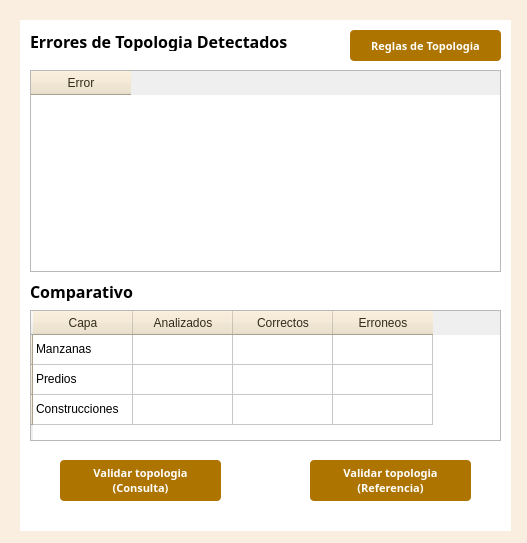
<?xml version="1.0" encoding="UTF-8"?>
<ui version="4.0">
 <class>TopologiaV3DialogBase</class>
 <widget class="QDialog" name="TopologiaV3DialogBase">
  <property name="geometry">
   <rect>
    <x>0</x>
    <y>0</y>
    <width>527</width>
    <height>543</height>
   </rect>
  </property>
  <property name="minimumSize">
   <size>
    <width>527</width>
    <height>543</height>
   </size>
  </property>
  <property name="maximumSize">
   <size>
    <width>528</width>
    <height>544</height>
   </size>
  </property>
  <property name="windowTitle">
   <string>Validador de Topologia</string>
  </property>
  <property name="styleSheet">
   <string notr="true">QDialog{
background : rgb(250,238,224);
}</string>
  </property>
  <widget class="QTableWidget" name="tablaErrores">
   <property name="geometry">
    <rect>
     <x>30</x>
     <y>70</y>
     <width>471</width>
     <height>202</height>
    </rect>
   </property>
   <property name="styleSheet">
    <string notr="true">QHeaderView::section
{
background-color: rgb(238,225,200);
color : rgb(52, 42, 24 );
text-align: right;
font-size:12px;
height:24px
}</string>
   </property>
   <column>
    <property name="text">
     <string>Error</string>
    </property>
   </column>
  </widget>
  <widget class="QLabel" name="labelErrores">
   <property name="geometry">
    <rect>
     <x>30</x>
     <y>30</y>
     <width>291</width>
     <height>21</height>
    </rect>
   </property>
   <property name="font">
    <font>
     <family>Century Gothic</family>
     <pointsize>12</pointsize>
     <weight>75</weight>
     <bold>true</bold>
    </font>
   </property>
   <property name="text">
    <string>&lt;html&gt;&lt;head/&gt;&lt;body&gt;&lt;p&gt;Errores de Topologia Detectados&lt;/p&gt;&lt;/body&gt;&lt;/html&gt;</string>
   </property>
  </widget>
  <widget class="QTableWidget" name="tablaComp">
   <property name="geometry">
    <rect>
     <x>30</x>
     <y>310</y>
     <width>471</width>
     <height>131</height>
    </rect>
   </property>
   <property name="styleSheet">
    <string notr="true">QHeaderView::section
{
background-color: rgb(238,225,200);
color : rgb(52, 42, 24 );
text-align: right;
font-size:12px;
height:24px
}</string>
   </property>
   <row>
    <property name="text">
     <string/>
    </property>
   </row>
   <row>
    <property name="text">
     <string/>
    </property>
   </row>
   <row>
    <property name="text">
     <string/>
    </property>
   </row>
   <column>
    <property name="text">
     <string>Capa</string>
    </property>
   </column>
   <column>
    <property name="text">
     <string>Analizados</string>
    </property>
   </column>
   <column>
    <property name="text">
     <string>Correctos</string>
    </property>
   </column>
   <column>
    <property name="text">
     <string>Erroneos</string>
    </property>
   </column>
   <item row="0" column="0">
    <property name="text">
     <string>Manzanas</string>
    </property>
   </item>
   <item row="1" column="0">
    <property name="text">
     <string>Predios</string>
    </property>
   </item>
   <item row="2" column="0">
    <property name="text">
     <string>Construcciones</string>
    </property>
   </item>
  </widget>
  <widget class="QLabel" name="label">
   <property name="geometry">
    <rect>
     <x>30</x>
     <y>280</y>
     <width>141</width>
     <height>21</height>
    </rect>
   </property>
   <property name="font">
    <font>
     <family>Century Gothic</family>
     <pointsize>12</pointsize>
     <weight>75</weight>
     <bold>true</bold>
    </font>
   </property>
   <property name="text">
    <string>&lt;html&gt;&lt;head/&gt;&lt;body&gt;&lt;p&gt;Comparativo&lt;/p&gt;&lt;/body&gt;&lt;/html&gt;</string>
   </property>
  </widget>
  <widget class="QPushButton" name="botonValidar">
   <property name="geometry">
    <rect>
     <x>60</x>
     <y>460</y>
     <width>161</width>
     <height>41</height>
    </rect>
   </property>
   <property name="font">
    <font>
     <family>Century Gothic</family>
     <pointsize>8</pointsize>
     <weight>75</weight>
     <bold>true</bold>
    </font>
   </property>
   <property name="styleSheet">
    <string notr="true">QPushButton{
background : rgb(174, 116, 0);
color : rgb(255, 255, 255);
border-radius : 4px;
}
QPushButton::hover{
background : rgb(104, 69, 13);
color : rgb(255, 255, 255);
border-radius : 4px;
}
QPushButton:disabled {
background: rgb(217, 217, 217)
}</string>
   </property>
   <property name="text">
    <string>Validar topologia
(Consulta)</string>
   </property>
  </widget>
  <widget class="QPushButton" name="botonValidarRef">
   <property name="geometry">
    <rect>
     <x>310</x>
     <y>460</y>
     <width>161</width>
     <height>41</height>
    </rect>
   </property>
   <property name="font">
    <font>
     <family>Century Gothic</family>
     <pointsize>8</pointsize>
     <weight>75</weight>
     <bold>true</bold>
    </font>
   </property>
   <property name="styleSheet">
    <string notr="true">QPushButton{
background : rgb(174, 116, 0);
color : rgb(255, 255, 255);
border-radius : 4px;
}
QPushButton::hover{
background : rgb(104, 69, 13);
color : rgb(255, 255, 255);
border-radius : 4px;
}
QPushButton:disabled {
background: rgb(217, 217, 217)
}</string>
   </property>
   <property name="text">
    <string>Validar topologia
(Referencia)</string>
   </property>
  </widget>
  <widget class="QPushButton" name="btnVerReglas">
   <property name="geometry">
    <rect>
     <x>350</x>
     <y>30</y>
     <width>151</width>
     <height>31</height>
    </rect>
   </property>
   <property name="font">
    <font>
     <family>Century Gothic</family>
     <pointsize>8</pointsize>
     <weight>75</weight>
     <bold>true</bold>
    </font>
   </property>
   <property name="styleSheet">
    <string notr="true">QPushButton{
background : rgb(174, 116, 0);
color : rgb(255, 255, 255);
border-radius : 4px;
}
QPushButton::hover{
background : rgb(104, 69, 13);
color : rgb(255, 255, 255);
border-radius : 4px;
}
QPushButton:disabled {
background: rgb(217, 217, 217)
}</string>
   </property>
   <property name="text">
    <string>Reglas de Topologia</string>
   </property>
  </widget>
  <widget class="QWidget" name="widget" native="true">
   <property name="geometry">
    <rect>
     <x>20</x>
     <y>20</y>
     <width>491</width>
     <height>511</height>
    </rect>
   </property>
   <property name="styleSheet">
    <string notr="true">QWidget{
background : rgb(255,255,255);
}</string>
   </property>
  </widget>
  <zorder>widget</zorder>
  <zorder>tablaErrores</zorder>
  <zorder>labelErrores</zorder>
  <zorder>tablaComp</zorder>
  <zorder>label</zorder>
  <zorder>botonValidar</zorder>
  <zorder>botonValidarRef</zorder>
  <zorder>btnVerReglas</zorder>
 </widget>
 <resources/>
 <connections/>
</ui>
